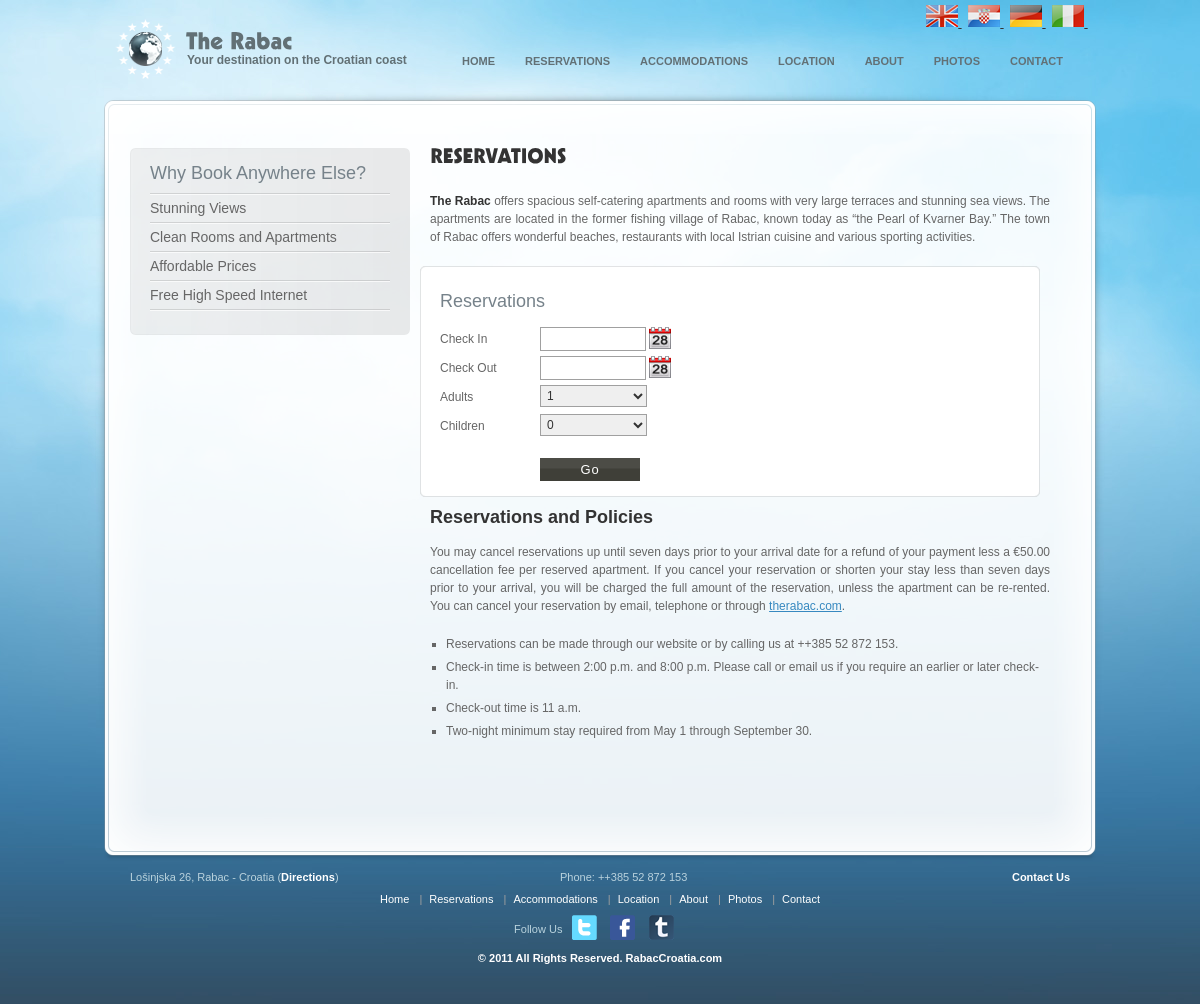
Screenshot of /LiculApartments/page.php?id=2 with the database file from the repository.
### tables this page shows
CREATE TABLE `bsi_language` (
  `id` int(11) NOT NULL auto_increment,
  `language_name` varchar(255) NOT NULL,
  `language_code` varchar(4) NOT NULL,
  `language_file_name` varchar(255) NOT NULL,
  `is_active` tinyint(1) NOT NULL,
  `is_default` tinyint(1) NOT NULL,
  `display_order` int(11) NOT NULL,
  PRIMARY KEY  (`id`),
  UNIQUE KEY `UNQ_lang_cd` (`language_code`)
);

CREATE TABLE `bsi_site_contents` (
  `id` int(10) unsigned NOT NULL auto_increment,
  `title_en` varchar(200) default '',
  `title_hr` varchar(255) default NULL,
  `title_de` varchar(255) default NULL,
  `title_it` varchar(255) default NULL,
  `status` enum('Y','N') NOT NULL default 'Y',
  `file` text,
  `url` varchar(100) default '',
  `parent_id` int(10) NOT NULL default '0',
  `ord` int(11) NOT NULL default '0',
  `contents_en` mediumtext,
  `contents_hr` mediumtext,
  `contents_de` mediumtext,
  `contents_it` mediumtext,
  `page_title` varchar(255) default NULL,
  `page_keywords` text,
  `page_desc` text,
  `header_type` enum('1','0') default NULL,
  `footer_type` enum('1','0') default NULL,
  `template_type` tinyint(2) NOT NULL default '0',
  PRIMARY KEY  (`id`),
  UNIQUE KEY `cont_title` (`title_en`,`parent_id`)
);

### LiculApartments/page.php (the view, shortened to what the rows shown need)
<?php
include_once ("includes/SystemConfiguration.class.php");
include("includes/language.php");
$page = null;
if (sizeof($_REQUEST) > 0 && isset($_REQUEST['id']) && is_numeric($_REQUEST['id']))
{
	$id = intval($_REQUEST['id']);
	$page = PageContents::fetchFromDb($id);
}
?>
<!DOCTYPE html PUBLIC "-//W3C//DTD XHTML 1.0 Strict//EN" "http://www.w3.org/TR/xhtml1/DTD/xhtml1-strict.dtd">
<html xmlns="http://www.w3.org/1999/xhtml">
<head>
    <link rel="stylesheet" href="css/reset.css" type="text/css" />
    <link rel="stylesheet" href="css/jquery.fancybox.css" type="text/css" />
    <link rel="stylesheet" href="css/screen.css" type="text/css" />
    <link rel="stylesheet" href="css/date.css" type="text/css" />
    <link rel="stylesheet" href="css/datePicker.css" type="text/css" />
    <link rel="stylesheet" href="css/jquery.fancybox.video.css" type="text/css" />
    <link rel="stylesheet" href="css/submenu.css" type="text/css" />
</head>
<body class="light">
    <div class="back">
        <div class="base">
            <?php include("header.php"); ?>
            <div class="page">
            	<?= $page->contents->getText($language_selected) ?>
            </div>
           	<?php include("footer.php") ?>
        </div>
    </div>
</body>
</html>

### LiculApartments/header.php (shortened to what the rows shown need)
<?php
function outputMenuItemRecurse($parentId, $pad, $language_selected)
{
	$pages = PageContents::fetchFromDbActiveForParent($parentId);
	if (sizeof($pages) > 0)
	{
		echo $pad . "<ul>\n";
		foreach ($pages as $page)
		{
			echo $pad . '    <li><a href="' . $page->getUrl() . '">' . $page->title->getText($language_selected) . '</a>' . "\n";
			outputMenuItemRecurse($page->id, $pad . "	", $language_selected);
			echo $pad . "</li>\n";
		}
		echo $pad . "</ul>\n";
	}
}
?>
			<div id="header">
                <div style="float: right; padding-right: 5px; padding-top: 5px;">
				<?php
					$langauges = Language::fetchAllFromDbActive();
					foreach ($langauges as $language)
					{
				?>
						<a href="index.php?lang=<?= $language->languageCode ?>"
						   title="<?=$language->languageName?>">
						   <img src="images/<?=$language->languageCode?>.png"
						   		title="<?=$language->languageName?>" alt="<?=$language->languageName?>" />
						</a>&nbsp;
				<?php
					}
				?>
				</div>
				<div id="main_menu">
					<?php
						outputMenuItemRecurse(0, "                ", $language_selected)
					?>
				</div>
            </div>

### LiculApartments/footer.php (shortened to what the rows shown need)
<?php
global $language_selected;
?>
			<div id="footer" class="clear">
                <div class="links" style="padding-top: 10px;">
                    <table width="100%">
                        <tr>
                            <td style="text-align: center;">
                            <?php
	                            $pages = PageContents::fetchFromDbActiveForParent(0);
								$separator="";
								foreach ($pages as $page)
								{
									echo $separator;
									echo '<a href="' . $page->getUrl() . '">' . $page->title->getText($language_selected) . '</a>' . "\n";
									$separator = '<span class="sep">|</span>';
								}
                            ?>
                            </td>
                        </tr>
                    </table>
                </div>
            </div>

### rows the page displays
bsi_language: shows a picture, language_code "HOME", language_code.title_en "RESERVATIONS", language_code.title_en "ACCOMMODATIONS", language_code.title_en "LOCATION", language_code.title_en "ABOUT", language_code.title_en "PHOTOS", language_code.title_en "CONTACT", language_code.title_en "Home", language_code.title_en "Reservations", language_code.title_en "Accommodations", language_code.title_en "Location", language_code.title_en "About", language_code.title_en "Photos", language_code.title_en "Contact"
bsi_language: shows a picture
bsi_language: shows a picture
bsi_language: shows a picture

### other values shown
HEADER_SLOGAN "Your destination on the Croatian coast"
$systemConfiguration->getHotelDetails()->getHotelAddress() "Lošinjska 26"
$systemConfiguration->getHotelDetails()->getHotelCity() "Rabac"
$systemConfiguration->getHotelDetails()->getHotelCountry() "Croatia"
FOOTER_DIRECTIONS "Directions"
FOOTER_PHONE "Phone"
$systemConfiguration->getHotelDetails()->getHotelPhone() "++385 52 872 153"
FOOTER_CONTACT_US "Contact Us"
FOOTER_FOLLOW_US "Follow Us"
FOOTER_ALL_RIGHTS_RESERVED "All Rights Reserved"
